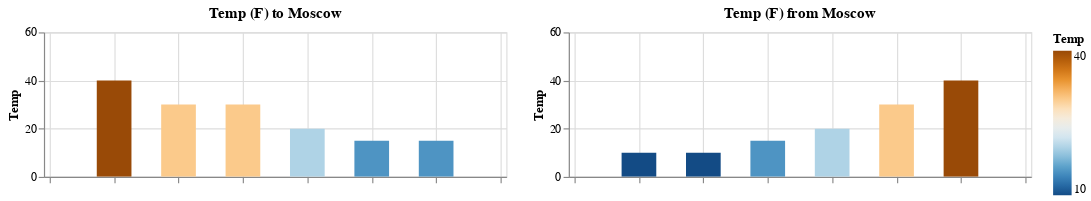

Notebook code cell kept with this figure:
### Code cell
# Separate time series line chart with Temp faced by time when going to Moscow vs from Moscow

Temp_to_Moscow = alt.Chart(df1).mark_bar(size = 30).encode(
    alt.X('Time_Alt:Q', scale=alt.Scale(domain=(0, 7)), axis=alt.Axis(labels=False, title = '')),
    alt.Y('Temp:Q', scale=alt.Scale(domain=(0, 60))),
    alt.Color('Temp', scale=alt.Scale(scheme='blueorange')),
    tooltip=['Time:T','Temp', 'Loc']
).properties(
    width=400,
    height=125, 
    title='Temp (F) to Moscow'
).interactive()

Temp_from_Moscow = alt.Chart(df2).mark_bar(size = 30).encode(
    alt.X('Time_Alt:Q', scale=alt.Scale(domain=(0,7)), axis=alt.Axis(labels=False, title = '')),
    alt.Y('Temp:Q', scale=alt.Scale(domain=(0, 60))),
    alt.Color('Temp', scale=alt.Scale(scheme='blueorange')),
    order = 'Time:T',
    tooltip=['Time:T','Temp', 'Loc']
).properties(
    width=400,
    height=125,
    title='Temp (F) from Moscow'
).interactive()

Temp_to_Moscow | Temp_from_Moscow

### Figure 1 — Vega-Lite specification as saved in the notebook (floating-point values rounded to 4 significant figures)
{"config": {"view": {"continuousWidth": 400, "continuousHeight": 300}}, "hconcat": [{"data": {"name": "data-6a2ec2c0372c6a3d07cdeb896cbf44e8"}, "mark": {"type": "bar", "size": 30}, "encoding": {"color": {"type": "quantitative", "field": "Temp", "scale": {"scheme": "blueorange"}}, "tooltip": [{"type": "temporal", "field": "Time"}, {"type": "quantitative", "field": "Temp"}, {"type": "nominal", "field": "Loc"}], "x": {"type": "quantitative", "axis": {"labels": false, "title": ""}, "field": "Time_Alt", "scale": {"domain": [0, 7]}}, "y": {"type": "quantitative", "field": "Temp", "scale": {"domain": [0, 60]}}}, "height": 125, "selection": {"selector401": {"type": "interval", "bind": "scales", "encodings": ["x", "y"]}}, "title": "Temp (F) to Moscow", "width": 400}, {"data": {"name": "data-cbcd65810cfe1a18790741eef64a316c"}, "mark": {"type": "bar", "size": 30}, "encoding": {"color": {"type": "quantitative", "field": "Temp", "scale": {"scheme": "blueorange"}}, "order": {"type": "temporal", "field": "Time"}, "tooltip": [{"type": "temporal", "field": "Time"}, {"type": "quantitative", "field": "Temp"}, {"type": "nominal", "field": "Loc"}], "x": {"type": "quantitative", "axis": {"labels": false, "title": ""}, "field": "Time_Alt", "scale": {"domain": [0, 7]}}, "y": {"type": "quantitative", "field": "Temp", "scale": {"domain": [0, 60]}}}, "height": 125, "selection": {"selector402": {"type": "interval", "bind": "scales", "encodings": ["x", "y"]}}, "title": "Temp (F) from Moscow", "width": 400}], "$schema": "https://vega.github.io/schema/vega-lite/v4.0.2.json", "datasets": {"data-6a2ec2c0372c6a3d07cdeb896cbf44e8": [{"Time": "2020-01-01T00:00:00", "Lat": 10, "Long": 40, "Troop_Size": 100, "Loc": "Paris", "Temp": 40, "Time_Alt": 1, "Path": "Start"}, {"Time": "2020-02-01T00:00:00", "Lat": 20, "Long": 45, "Troop_Size": 100, "Loc": "Base 1", "Temp": 30, "Time_Alt": 2, "Path": "Attack"}, {"Time": "2020-03-01T00:00:00", "Lat": 30, "Long": 50, "Troop_Size": 100, "Loc": "Base 2", "Temp": 30, "Time_Alt": 3, "Path": "Attack"}, {"Time": "2020-04-01T00:00:00", "Lat": 40, "Long": 50, "Troop_Size": 70, "Loc": "Base 3", "Temp": 20, "Time_Alt": 4, "Path": "Attack"}, {"Time": "2020-05-01T00:00:00", "Lat": 50, "Long": 50, "Troop_Size": 50, "Loc": "Base 4", "Temp": 15, "Time_Alt": 5, "Path": "Attack"}, {"Time": "2020-06-01T00:00:00", "Lat": 60, "Long": 50, "Troop_Size": 50, "Loc": "Moscow", "Temp": 15, "Time_Alt": 6, "Path": "Attack"}], "data-cbcd65810cfe1a18790741eef64a316c": [{"Time": "2020-07-01T00:00:00", "Lat": 60, "Long": 40, "Troop_Size": 40, "Loc": "Moscow", "Temp": 10, "Time_Alt": 1, "Path": "Retreat"}, {"Time": "2020-08-01T00:00:00", "Lat": 50, "Long": 30, "Troop_Size": 40, "Loc": "Base 5", "Temp": 10, "Time_Alt": 2, "Path": "Retreat"}, {"Time": "2020-09-01T00:00:00", "Lat": 40, "Long": 25, "Troop_Size": 20, "Loc": "Base 6", "Temp": 15, "Time_Alt": 3, "Path": "Retreat"}, {"Time": "2020-10-01T00:00:00", "Lat": 30, "Long": 30, "Troop_Size": 5, "Loc": "Base 7", "Temp": 20, "Time_Alt": 4, "Path": "Retreat"}, {"Time": "2020-11-01T00:00:00", "Lat": 20, "Long": 35, "Troop_Size": 3, "Loc": "Base 8", "Temp": 30, "Time_Alt": 5, "Path": "Retreat"}, {"Time": "2020-12-01T00:00:00", "Lat": 10, "Long": 30, "Troop_Size": 1, "Loc": "Paris", "Temp": 40, "Time_Alt": 6, "Path": "End"}]}}
